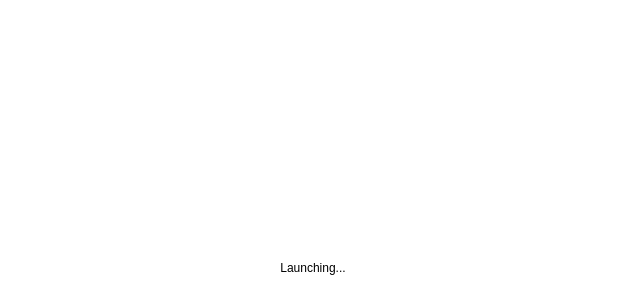
<?xml version="1.0" encoding="UTF-8"?>
<ui version="4.0">
 <class>MainWindow</class>
 <widget class="QMainWindow" name="MainWindow">
  <property name="geometry">
   <rect>
    <x>0</x>
    <y>0</y>
    <width>626</width>
    <height>285</height>
   </rect>
  </property>
  <property name="minimumSize">
   <size>
    <width>626</width>
    <height>285</height>
   </size>
  </property>
  <property name="maximumSize">
   <size>
    <width>626</width>
    <height>285</height>
   </size>
  </property>
  <property name="windowTitle">
   <string>MainWindow</string>
  </property>
  <property name="styleSheet">
   <string notr="true">background-color: rgb(255, 255, 255);</string>
  </property>
  <widget class="QWidget" name="centralwidget">
   <property name="sizePolicy">
    <sizepolicy hsizetype="Preferred" vsizetype="Preferred">
     <horstretch>0</horstretch>
     <verstretch>0</verstretch>
    </sizepolicy>
   </property>
   <property name="minimumSize">
    <size>
     <width>0</width>
     <height>0</height>
    </size>
   </property>
   <property name="maximumSize">
    <size>
     <width>16777215</width>
     <height>16777215</height>
    </size>
   </property>
   <layout class="QGridLayout" name="gridLayout">
    <property name="leftMargin">
     <number>0</number>
    </property>
    <property name="topMargin">
     <number>0</number>
    </property>
    <property name="rightMargin">
     <number>0</number>
    </property>
    <property name="bottomMargin">
     <number>0</number>
    </property>
    <property name="spacing">
     <number>0</number>
    </property>
    <item row="0" column="0">
     <widget class="QLabel" name="label">
      <property name="styleSheet">
       <string notr="true">image: url(:/new/prefix1/TitleImage.png);</string>
      </property>
      <property name="text">
       <string/>
      </property>
     </widget>
    </item>
    <item row="1" column="0">
     <widget class="QLabel" name="label_status">
      <property name="sizePolicy">
       <sizepolicy hsizetype="Preferred" vsizetype="Preferred">
        <horstretch>0</horstretch>
        <verstretch>0</verstretch>
       </sizepolicy>
      </property>
      <property name="minimumSize">
       <size>
        <width>0</width>
        <height>35</height>
       </size>
      </property>
      <property name="maximumSize">
       <size>
        <width>16777215</width>
        <height>35</height>
       </size>
      </property>
      <property name="styleSheet">
       <string notr="true">background-color: rgb(255, 255, 255);</string>
      </property>
      <property name="text">
       <string>Launching...</string>
      </property>
      <property name="alignment">
       <set>Qt::AlignCenter</set>
      </property>
     </widget>
    </item>
   </layout>
  </widget>
 </widget>
 <resources/>
 <connections/>
</ui>
